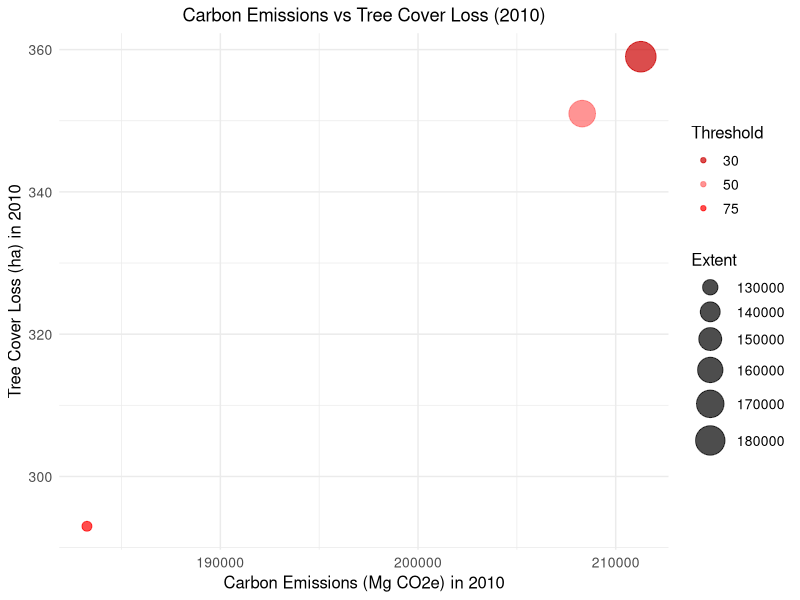
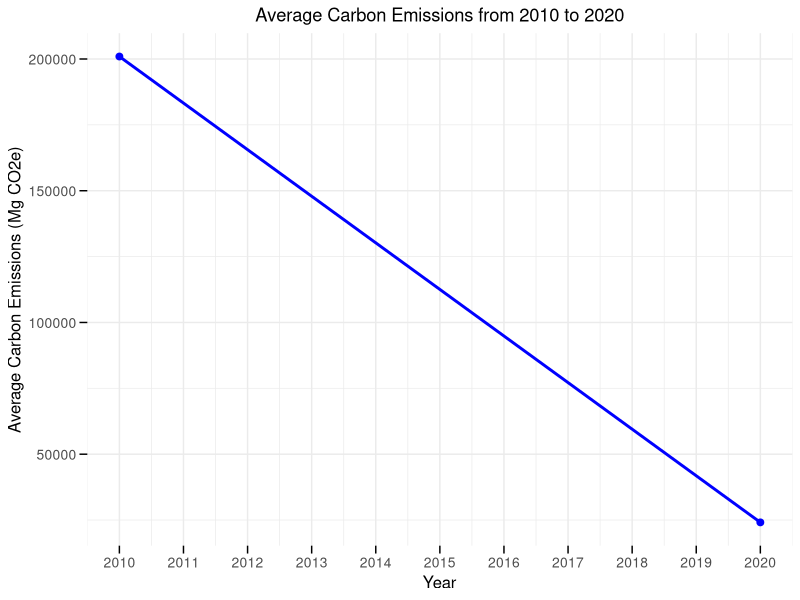

These charts were generated, in order, by the following R code:
# Team 4: R Programming Project
# Authors: ARAGONA, BALOGO, BAUTISTA, CAYTON, MORALES, PALACIO

# Description:
# This script processes and visualizes carbon emissions and tree cover loss data 
# for the Philippines (specifically Benguet), using datasets from 2010 to 2020.

# Note: Ensure datasets are located in the specified working directory.


# =================================SETUP=======================================
# Install and load required packages
if (!requireNamespace("tidyverse")) install.packages("tidyverse")
if (!requireNamespace("dplyr")) install.packages("dplyr")
if (!requireNamespace("ggplot2")) install.packages("ggplot2")

# Load installed libraries
library(tidyverse)  # Data manipulation and visualization
library(dplyr)      # Data wrangling
library(ggplot2)    # Advanced visualization


#change this to you directory

setwd('C:\\Users\\CODE CLASSES\\R\\CLONE for FINALS\\9365-4_R_Artifacts\\ce_impact')  

# ===============================DATASETS======================================
# Load and clean the carbon emissions dataset
carbon_data <- read_csv("subnational_carbon_data.csv") %>%
  rename(
    threshold = 'umd_tree_cover_density_2000__threshold',
    ce2010 = 'gfw_forest_carbon_gross_emissions_2010__Mg_CO2e',
    ce2020 = 'gfw_forest_carbon_gross_emissions_2020__Mg_CO2e',
    subnational = 'subnational1'
  ) %>%
  select(country, threshold, subnational, ce2010:ce2020) %>%
  filter(
    country == "Philippines", 
    threshold >= 30, 
    subnational == "Benguet"
  )

# Load and clean the tree cover loss dataset
tree_cover_data <- read_csv("subnational_tree_cover_loss.csv") %>%
  rename(
    tc2010 = 'tc_loss_ha_2010',
    tc2020 = 'tc_loss_ha_2020',
    extent = 'extent_2010_ha',
    subnational = 'subnational1'
  ) %>%
  select(country, threshold, subnational, extent, tc2010:tc2020) %>%
  filter(
    country == "Philippines", 
    threshold >= 30, 
    subnational == "Benguet"
  )


# combine datasets into one dataset to use for analysis, visualization, etc.
tc_and_ce_data <- carbon_data %>%
  right_join(tree_cover_data, by = "threshold") %>%
  rename(country = 'country.x',
         subnational = 'subnational.x') %>%
  select(-country.y, -subnational.y)

# ================================SAVING======================================
# save a dataset into a csv
write_csv(tc_and_ce_data, "final_data.csv")

# =============================VISUALIZATION======================================
# scatter plot for year 2010
data_2010 <- tc_and_ce_data %>%
  select(country, threshold, subnational, extent, ce2010, tc2010)

# create the scatter plot for 2010 with thresholds indicated by color and extent as point size
ggplot(data_2010, aes(x = ce2010, y = tc2010, color = factor(threshold), size = extent)) +
  geom_point(alpha = 0.7) + 
  scale_color_manual(
    values = c("30" = "#CC0000", "50" = "#FF6666", "75" = "red"),
    name = "Threshold",
    breaks = c("30", "50", "75"),
    labels = c("30", "50", "75")
  ) +
  scale_size_continuous(
    range = c(3, 10),
    name = "Extent"
  ) +
  labs(
    title = "Carbon Emissions vs Tree Cover Loss (2010)",
    x = "Carbon Emissions (Mg CO2e) in 2010",
    y = "Tree Cover Loss (ha) in 2010",
    color = "Threshold",
    size = "Extent (ha)"
  ) +
  theme_minimal() +
  theme(
    plot.title = element_text(hjust = 0.5),
    axis.title = element_text(size = 12),
    axis.text = element_text(size = 10),
    legend.title = element_text(size = 12),
    legend.text = element_text(size = 10)
  )

# pivot the carbon data to long format
carbon_long <- carbon_data %>%
  pivot_longer(
    cols = starts_with("ce"),
    names_to = "year",
    names_prefix = "ce",
    names_transform = list(year = as.integer),
    values_to = "ce"
  )

# calculate the average carbon emissions per year
carbon_avg_per_year <- carbon_long %>%
  group_by(year) %>%
  summarise(avg_ce = mean(ce, na.rm = TRUE))

# create the line plot
ggplot(carbon_avg_per_year, aes(x = year, y = avg_ce, group = 1)) +
  geom_line(color = "blue", size = 1) +
  geom_point(color = "blue", size = 2) +
  scale_x_continuous(breaks = 2010:2020,  # set year breaks
                     labels = as.character(2010:2020)) +
  labs(
    title = "Average Carbon Emissions from 2010 to 2020",
    x = "Year",
    y = "Average Carbon Emissions (Mg CO2e)"
  ) +
  theme_minimal() +
  theme(
    plot.title = element_text(hjust = 0.5),
    axis.title = element_text(size = 12),
    axis.text = element_text(size = 10),
    axis.ticks = element_line(size = 0.5),
    axis.ticks.length = unit(0.2, "cm")
  )

